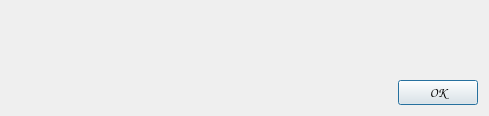
<?xml version="1.0" encoding="UTF-8"?>
<ui version="4.0">
 <class>Dialog</class>
 <widget class="QDialog" name="Dialog">
  <property name="geometry">
   <rect>
    <x>0</x>
    <y>0</y>
    <width>489</width>
    <height>116</height>
   </rect>
  </property>
  <property name="font">
   <font>
    <family>Comic Sans MS</family>
    <pointsize>10</pointsize>
   </font>
  </property>
  <property name="windowTitle">
   <string>Dialog</string>
  </property>
  <layout class="QGridLayout" name="gridLayout">
   <item row="2" column="0">
    <widget class="QDialogButtonBox" name="dialogBox">
     <property name="font">
      <font>
       <family>Comic Sans MS</family>
       <pointsize>10</pointsize>
      </font>
     </property>
     <property name="orientation">
      <enum>Qt::Horizontal</enum>
     </property>
     <property name="standardButtons">
      <set>QDialogButtonBox::Ok</set>
     </property>
    </widget>
   </item>
   <item row="1" column="0">
    <spacer name="verticalSpacer">
     <property name="orientation">
      <enum>Qt::Vertical</enum>
     </property>
     <property name="sizeHint" stdset="0">
      <size>
       <width>20</width>
       <height>40</height>
      </size>
     </property>
    </spacer>
   </item>
   <item row="0" column="0">
    <widget class="QLabel" name="errorLabel">
     <property name="text">
      <string/>
     </property>
    </widget>
   </item>
  </layout>
 </widget>
 <resources/>
 <connections>
  <connection>
   <sender>dialogBox</sender>
   <signal>accepted()</signal>
   <receiver>Dialog</receiver>
   <slot>accept()</slot>
   <hints>
    <hint type="sourcelabel">
     <x>248</x>
     <y>254</y>
    </hint>
    <hint type="destinationlabel">
     <x>157</x>
     <y>274</y>
    </hint>
   </hints>
  </connection>
  <connection>
   <sender>dialogBox</sender>
   <signal>rejected()</signal>
   <receiver>Dialog</receiver>
   <slot>reject()</slot>
   <hints>
    <hint type="sourcelabel">
     <x>316</x>
     <y>260</y>
    </hint>
    <hint type="destinationlabel">
     <x>286</x>
     <y>274</y>
    </hint>
   </hints>
  </connection>
 </connections>
</ui>
